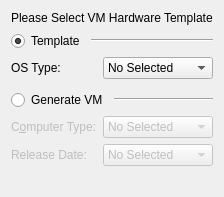
     <widget class="QWidget" name="Template_Page">
      <layout class="QGridLayout" name="gridLayout_10">
       <item row="0" column="0" colspan="2">
        <widget class="QLabel" name="Label_Template">
         <property name="text">
          <string>Please Select VM Hardware Template</string>
         </property>
        </widget>
       </item>
       <item row="1" column="0" colspan="2">
        <layout class="QHBoxLayout" name="l3">
         <property name="spacing">
          <number>6</number>
         </property>
         <property name="margin">
          <number>0</number>
         </property>
         <item>
          <widget class="QRadioButton" name="RB_VM_Template">
           <property name="sizePolicy">
            <sizepolicy hsizetype="Maximum" vsizetype="Fixed">
             <horstretch>0</horstretch>
             <verstretch>0</verstretch>
            </sizepolicy>
           </property>
           <property name="text">
            <string>Template</string>
           </property>
           <property name="checked">
            <bool>true</bool>
           </property>
          </widget>
         </item>
         <item>
          <widget class="Line" name="line">
           <property name="orientation">
            <enum>Qt::Horizontal</enum>
           </property>
          </widget>
         </item>
        </layout>
       </item>
       <item row="2" column="0">
        <widget class="QLabel" name="Label_OS_Type">
         <property name="sizePolicy">
          <sizepolicy hsizetype="Maximum" vsizetype="Preferred">
           <horstretch>0</horstretch>
           <verstretch>0</verstretch>
          </sizepolicy>
         </property>
         <property name="text">
          <string>OS Type:</string>
         </property>
         <property name="buddy">
          <cstring>CB_Computer_Type</cstring>
         </property>
        </widget>
       </item>
       <item row="2" column="1">
        <widget class="QComboBox" name="CB_OS_Type">
         <property name="maxCount">
          <number>1024</number>
         </property>
         <item>
          <property name="text">
           <string>No Selected</string>
          </property>
         </item>
        </widget>
       </item>
       <item row="3" column="1">
        <spacer name="verticalSpacer_6">
         <property name="orientation">
          <enum>Qt::Vertical</enum>
         </property>
         <property name="sizeType">
          <enum>QSizePolicy::Fixed</enum>
         </property>
         <property name="sizeHint" stdset="0">
          <size>
           <width>20</width>
           <height>5</height>
          </size>
         </property>
        </spacer>
       </item>
       <item row="4" column="0" colspan="2">
        <layout class="QHBoxLayout" name="l4">
         <property name="spacing">
          <number>6</number>
         </property>
         <property name="margin">
          <number>0</number>
         </property>
         <item>
          <widget class="QRadioButton" name="RB_Generate_VM">
           <property name="sizePolicy">
            <sizepolicy hsizetype="Maximum" vsizetype="Fixed">
             <horstretch>0</horstretch>
             <verstretch>0</verstretch>
            </sizepolicy>
           </property>
           <property name="text">
            <string>Generate VM</string>
           </property>
          </widget>
         </item>
         <item>
          <widget class="Line" name="line_3">
           <property name="orientation">
            <enum>Qt::Horizontal</enum>
           </property>
          </widget>
         </item>
        </layout>
       </item>
       <item row="5" column="0">
        <widget class="QLabel" name="Label_Computer_Type">
         <property name="enabled">
          <bool>false</bool>
         </property>
         <property name="sizePolicy">
          <sizepolicy hsizetype="Maximum" vsizetype="Preferred">
           <horstretch>0</horstretch>
           <verstretch>0</verstretch>
          </sizepolicy>
         </property>
         <property name="text">
          <string>C&amp;omputer Type:</string>
         </property>
         <property name="buddy">
          <cstring>CB_Computer_Type</cstring>
         </property>
        </widget>
       </item>
       <item row="5" column="1">
        <widget class="QComboBox" name="CB_Computer_Type">
         <property name="enabled">
          <bool>false</bool>
         </property>
         <item>
          <property name="text">
           <string>No Selected</string>
          </property>
         </item>
        </widget>
       </item>
       <item row="6" column="0">
        <widget class="QLabel" name="Label_Relese_Date">
         <property name="enabled">
          <bool>false</bool>
         </property>
         <property name="sizePolicy">
          <sizepolicy hsizetype="Maximum" vsizetype="Preferred">
           <horstretch>0</horstretch>
           <verstretch>0</verstretch>
          </sizepolicy>
         </property>
         <property name="text">
          <string>Release Date:</string>
         </property>
         <property name="buddy">
          <cstring>CB_Relese_Date</cstring>
         </property>
        </widget>
       </item>
       <item row="6" column="1">
        <widget class="QComboBox" name="CB_Relese_Date">
         <property name="enabled">
          <bool>false</bool>
         </property>
         <item>
          <property name="text">
           <string>No Selected</string>
          </property>
         </item>
         <item>
          <property name="text">
           <string>1985-1990</string>
          </property>
         </item>
         <item>
          <property name="text">
           <string>1990-1995</string>
          </property>
         </item>
         <item>
          <property name="text">
           <string>1995-2000</string>
          </property>
         </item>
         <item>
          <property name="text">
           <string>2000-2005</string>
          </property>
         </item>
         <item>
          <property name="text">
           <string>2005-2010</string>
          </property>
         </item>
        </widget>
       </item>
       <item row="7" column="1">
        <spacer name="s5">
         <property name="orientation">
          <enum>Qt::Vertical</enum>
         </property>
         <property name="sizeHint" stdset="0">
          <size>
           <width>20</width>
           <height>20</height>
          </size>
         </property>
        </spacer>
       </item>
      </layout>
     </widget>
